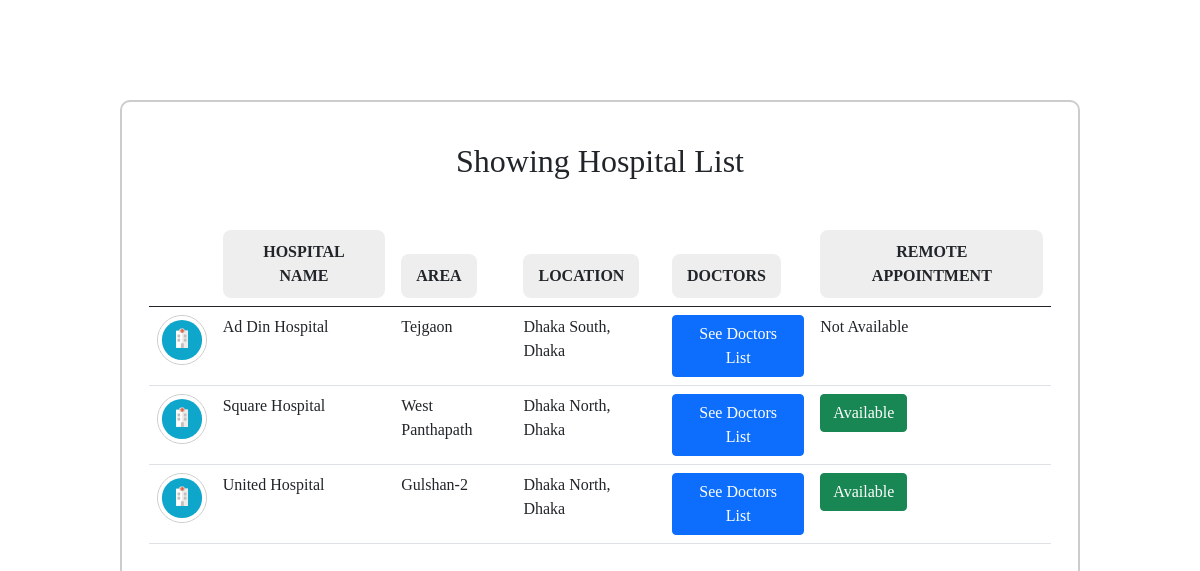
The app's page /hospitals/ with its own data.
### medicalapp/models.py (models this page shows, shortened)
class Hospital(models.Model):
    name = models.CharField(max_length=100)
    area = models.CharField(max_length=70)
    division = models.CharField(max_length=30)
    city = models.CharField(max_length=50)
    link = models.URLField(null=True, blank=True)
    image = ResizedImageField(default='hospital.svg', size=[
                              300, 300], upload_to='hospital_images')
    doctors = models.ManyToManyField(Doctor)

### medicalapp/views.py (the view)
# urls.py: path('hospitals/', HospitalListView.as_view(), name='hospital-list'),
class HospitalListView(ListView):
    model = Hospital
    template_name = 'medicalapp/hospital_list.html'
    context_object_name = 'hospitals'
    ordering = ['name']
    paginate_by = 10

### medicalapp/templates/medicalapp/hospital_list.html
{% extends 'medicalapp/listbase.html' %}
{% block content %}
<div class="container">
  <div class="listContainer" style="height: 100%; padding: 20pt; border: 2px solid #ccc; border-radius: 10px; width: 80%;">
      <div class="list-table">
        <h2 style="text-align: center; margin-top: 10pt;">Showing Hospital List</h2>
        <table class="table table-hover">
<thead>
    <tr>
      <th scope="col"></th>
      <th scope="col"><label for="">Hospital Name</label></th>
      <th scope="col"><label for="">Area</label></th>
      <th scope="col"><label for="">Location</label></th>
      <th scope="col"><label for="">Doctors</label></th>
      <th scope="col"><label for="">Remote Appointment</label></th>
    </tr>
  </thead>
  <tbody>
    {% for hospital in hospitals %}
    <tr class="tablerow">
      <th scope="row"><img class="meta-image" src="{{ hospital.image.url }}" alt="{{ hospital.name }}}"> </th>
      <td>
        {{hospital.name}}</td>
      <td>
        {{ hospital.area}}
      </td>
      <td>
          {{ hospital.city }}, {{ hospital.division }}
      </td>
      <td>
        <a class="btn btn-primary" href="{% url 'doctor-list' %}" > See Doctors List </a>
      </td>
      <td>
          {% if hospital.link %}
            <a class="btn btn-success" href="{{ hospital.link }}" > Available </a>
          {% else %}
            Not Available
          {% endif %}
      </td>
    </tr>
    {% endfor %}
{% endblock content %}

### medicalapp/templates/medicalapp/listbase.html (shortened to what this page needs)
{% load static %}
<!DOCTYPE html>
<html lang="en">
<head>
  <link rel="stylesheet" href="{% static 'medicalapp/listpage.css' %}">
  <link rel="stylesheet" href="{% static 'medicalapp/main.css' %}">
  <link href="https://cdn.jsdelivr.net/npm/bootstrap@5.0.0-beta2/dist/css/bootstrap.min.css" rel="stylesheet"
>
  <link rel="stylesheet" href="https://pro.fontawesome.com/releases/v5.10.0/css/all.css"
 />
</head>
<body style="font-family: 'Product Sans', Cambria, Cochin, Georgia, Times, 'Times New Roman', serif;">
          {% block content %}
          {% endblock content %}
    <br>
</div>
</div>
</div>
</body>
</html>

### medicalapp/static/medicalapp/listpage.css (style rules this page uses)
* { margin: 0; padding: 0; box-sizing: border-box; }
.container { display: flex; justify-content: center; }
.container .listContainer { height: 700px; width: 95%; position: absolute; top: 100px; }
.list-table label { text-transform: uppercase; background-color: #eee; padding: 10px 15px; text-align: center; margin-top: 10px; font-family: "Product Sans"; border-radius: 8px; }
.meta-image { height: 50px; width: 50px; border: 1px solid #ccc; border-radius: 50%; }

### medicalapp/static/medicalapp/main.css (style rules this page uses)
* { margin: 0px; padding: 0px; }
body { font-size: 100%; font-family: sans-serif; }
div, ul, li, span, section, a { box-sizing: border-box; }

### records on screen
Hospital: image (picture), name "Ad Din Hospital", area "Tejgaon", city "Dhaka South", division "Dhaka", shows "Not Available"
Hospital: image (picture), name "Square Hospital", area "West Panthapath", city "Dhaka North", division "Dhaka"
Hospital: image (picture), name "United Hospital", area "Gulshan-2", city "Dhaka North", division "Dhaka"
